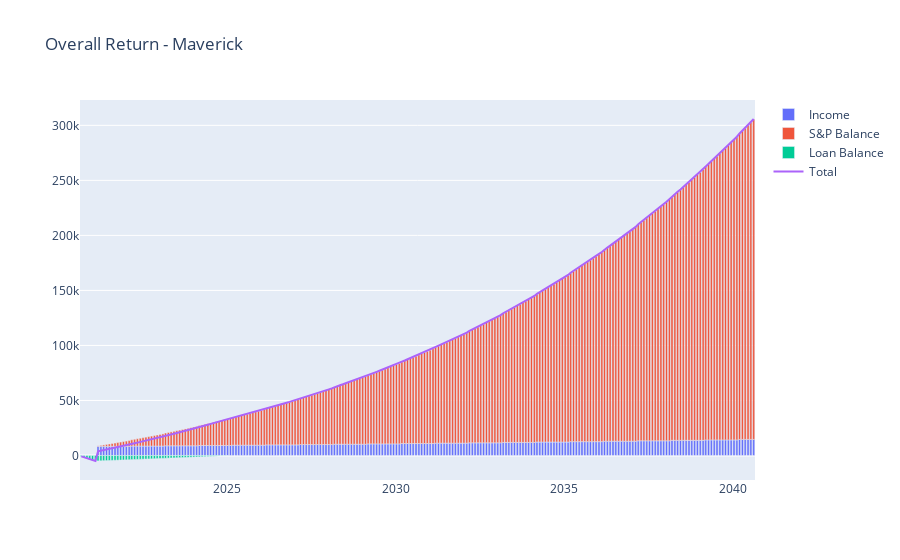

The notebook cell this image was saved under:
### Markdown cell above
Ready to populate a dataframe with results for Mavericks. Encapsulating this into function that uses Yield to incrementally fill dataframe for later visualization and lives in utils.py.

### Code cell
#Time to fill the dataframe with the function above that will row-wise OrdereDict
df_maverick = pd.DataFrame(u.calc_ROI(principal, interest_rate, payback_years, explore_years, annual_payments, 
                                      sp_return, savings_rate, duration, annual_income, annual_raise, start_date))

fig = go.Figure()
fig.add_trace(go.Bar(x=df_maverick['Month'], y=df_maverick['Income'], name='Income'))
fig.add_trace(go.Bar(x=df_maverick['Month'], y=df_maverick['SP_balance'], name='S&P Balance'))
fig.add_trace(go.Bar(x=df_maverick['Month'], y=df_maverick['Loan_Balance'],name='Loan Balance'))
fig.add_trace(go.Scatter(x=df_maverick['Month'],y=df_maverick['Total'], name='Total'))
fig.update_layout(barmode='relative', title_text='Overall Return - Maverick')
fig.show()

### Figure 1 — Plotly figure (JSON) as saved in the notebook; plotly's stock layout.template omitted (floating-point values rounded to 4 significant figures; data arrays with more than 128 entries replaced by an {"elided": "..."} marker saying what was removed)
{"data": [{"name": "Income", "type": "bar", "x": {"elided": "240 str values"}, "y": {"elided": "240 float values"}}, {"name": "S&P Balance", "type": "bar", "x": {"elided": "240 str values"}, "y": {"elided": "240 float values"}}, {"name": "Loan Balance", "type": "bar", "x": {"elided": "240 str values"}, "y": {"elided": "240 float values"}}, {"name": "Total", "type": "scatter", "x": {"elided": "240 str values"}, "y": {"elided": "240 float values"}}], "layout": {"barmode": "relative", "title": {"text": "Overall Return - Maverick"}}}
